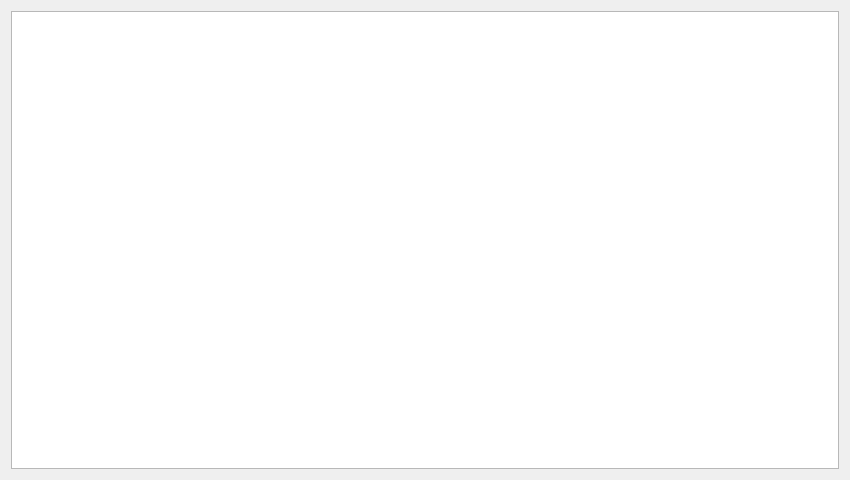
<?xml version="1.0" encoding="UTF-8"?>
<ui version="4.0">
 <class>STSelectClothes00</class>
 <widget class="QDialog" name="STSelectClothes00">
  <property name="geometry">
   <rect>
    <x>0</x>
    <y>0</y>
    <width>850</width>
    <height>480</height>
   </rect>
  </property>
  <property name="minimumSize">
   <size>
    <width>850</width>
    <height>480</height>
   </size>
  </property>
  <property name="maximumSize">
   <size>
    <width>850</width>
    <height>480</height>
   </size>
  </property>
  <property name="font">
   <font>
    <family>微软雅黑</family>
    <pointsize>11</pointsize>
   </font>
  </property>
  <property name="windowTitle">
   <string>Dialog</string>
  </property>
  <layout class="QGridLayout" name="gridLayout">
   <item row="0" column="0">
    <widget class="QTableWidget" name="tableWidget">
     <property name="maximumSize">
      <size>
       <width>16777215</width>
       <height>99999</height>
      </size>
     </property>
     <property name="font">
      <font>
       <family>微软雅黑</family>
       <pointsize>11</pointsize>
      </font>
     </property>
     <attribute name="horizontalHeaderVisible">
      <bool>true</bool>
     </attribute>
     <attribute name="verticalHeaderVisible">
      <bool>false</bool>
     </attribute>
    </widget>
   </item>
  </layout>
 </widget>
 <resources/>
 <connections/>
</ui>
